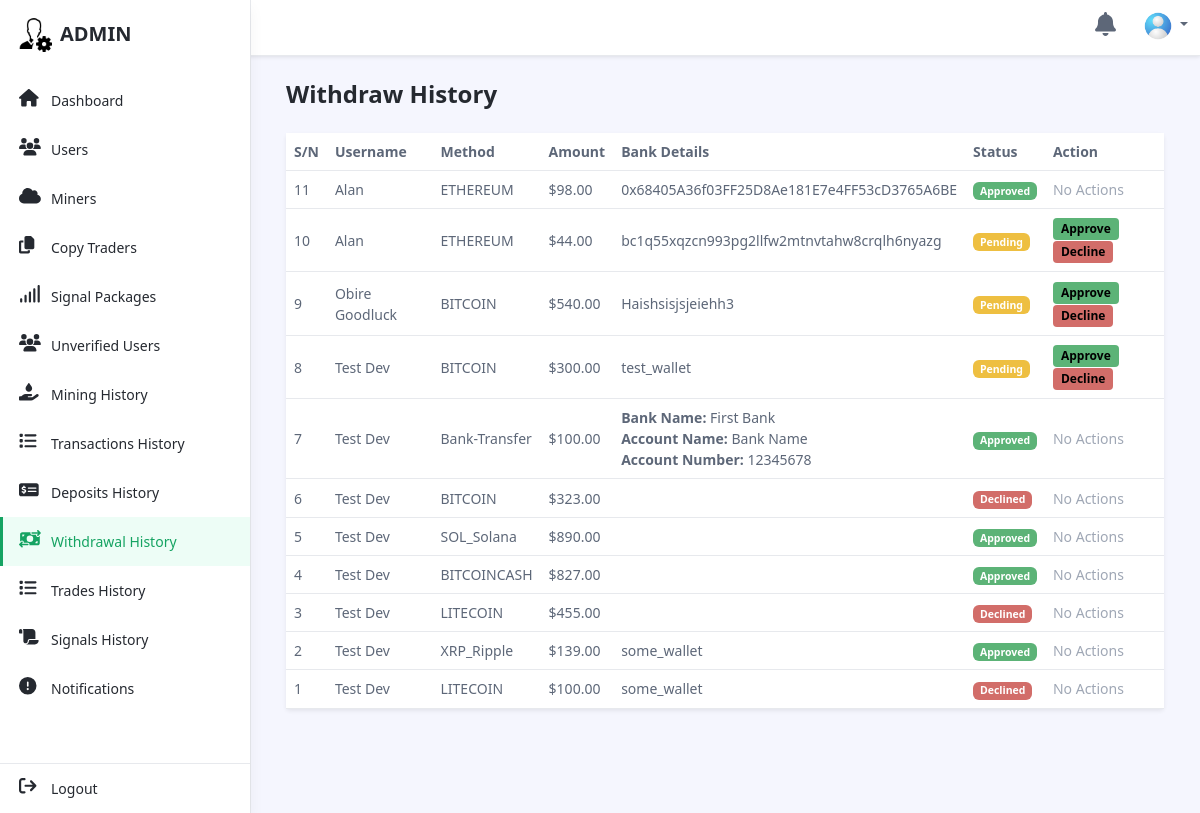
The app's page /admin/withdraw.php (signed in) with its own data.
### tables this page shows
CREATE TABLE `transactions` (
  `id` int(11) NOT NULL,
  `user_id` int(11) NOT NULL,
  `username` varchar(100) NOT NULL,
  `transaction_type` enum('deposit','withdrawal','upgrade') NOT NULL,
  `method` varchar(50) NOT NULL,
  `wallet_address` varchar(255) DEFAULT NULL,
  `amount` decimal(15,2) NOT NULL,
  `status` enum('pending','approved','declined') DEFAULT 'pending',
  `created_at` timestamp NULL DEFAULT current_timestamp(),
  `updated_at` timestamp NULL DEFAULT current_timestamp() ON UPDATE current_timestamp(),
  `notification_id` varchar(50) DEFAULT NULL,
  `bank_name` varchar(255) DEFAULT NULL,
  `account_name` varchar(255) DEFAULT NULL,
  `account_number` varchar(50) DEFAULT NULL
);

CREATE TABLE `users` (
  `id` int(11) NOT NULL,
  `fullname` varchar(255) NOT NULL,
  `username` varchar(100) NOT NULL,
  `home_address` text DEFAULT NULL,
  `city` varchar(100) DEFAULT NULL,
  `postal_code` varchar(20) DEFAULT NULL,
  `country` varchar(100) DEFAULT NULL,
  `currency` varchar(10) DEFAULT '$',
  `phone` varchar(20) DEFAULT NULL,
  `email` varchar(255) NOT NULL,
  `account_type` varchar(50) DEFAULT 'Basic',
  `password` varchar(255) NOT NULL,
  `password_hash` varchar(255) NOT NULL,
  `balance` decimal(15,2) DEFAULT 0.00,
  `account_status` enum('active','suspended','closed') DEFAULT 'active',
  `created_at` timestamp NULL DEFAULT current_timestamp(),
  `updated_at` timestamp NULL DEFAULT current_timestamp() ON UPDATE current_timestamp(),
  `trade_progress` int(11) DEFAULT 0,
  `signal_strength` int(11) DEFAULT 0,
  `total_investment` decimal(15,2) DEFAULT 0.00,
  `profit_balance` decimal(15,2) DEFAULT 0.00,
  `btc` decimal(15,8) DEFAULT 0.00000000,
  `eth` decimal(15,8) DEFAULT 0.00000000,
  `usdt` decimal(15,2) DEFAULT 0.00,
  `bnb` decimal(15,8) DEFAULT 0.00000000,
  `ltc` decimal(15,8) DEFAULT 0.00000000,
  `doge` decimal(15,8) DEFAULT 0.00000000,
  `xrp` decimal(15,8) DEFAULT 0.00000000,
  `shib` decimal(15,8) DEFAULT 0.00000000,
  `sol` decimal(15,8) DEFAULT 0.00000000,
  `verified` int(11) DEFAULT 0,
  `blocked` tinyint(1) NOT NULL DEFAULT 0,
  `lock_copy_traders` tinyint(1) DEFAULT 0,
  `lock_trading` tinyint(1) DEFAULT 0,
  `show_popup` tinyint(1) NOT NULL DEFAULT 0,
  `popup_message` varchar(255) NOT NULL,
  `otp` int(11) DEFAULT NULL
);

### admin/withdraw.php (the view, shortened to what this page needs)
<?php
require 'assets/php/config/connection.php';
$query = "SELECT
            users.fullname AS username,
			transactions.id,
            transactions.method,
            transactions.amount,
            transactions.status,
            transactions.wallet_address,
            transactions.bank_name,
            transactions.account_name,
            transactions.account_number,
			transactions.user_id
        FROM transactions
        JOIN users ON transactions.user_id = users.id
        WHERE transactions.transaction_type = 'withdrawal'
        ORDER BY transactions.created_at DESC";
$stmt = $conn->prepare($query);
$stmt->execute();
$result = $stmt->get_result();
$transactions = $result->fetch_all(MYSQLI_ASSOC);
?>
<!DOCTYPE html>
<html lang="en">
<head>
  <link rel="stylesheet" href="https://cdnjs.cloudflare.com/ajax/libs/toastify-js/1.6.1/toastify.min.css" />
  <link id="theme-style" rel="stylesheet" href="assets/css/portal.css" />
  <link id="theme-style" rel="stylesheet" href="assets/css/toast-style.css" />
</head>
<body class="app">
  <header class="app-header fixed-top">
    <div class="app-header-inner">
      <div class="container-fluid py-2">
        <div class="app-header-content">
          <div class="row justify-content-between align-items-center">
            <div class="app-utilities col-auto">
              <div class="app-utility-item app-notifications-dropdown dropdown">
                <a href="notifications.php" role="button" aria-expanded="false" title="Notifications">
                  <i class="fa-solid fa-bell fa-xl"></i>
                </a>
              </div>
              <div class="app-utility-item app-user-dropdown dropdown">
                <a class="dropdown-toggle" id="user-dropdown-toggle" data-bs-toggle="dropdown" href="#" role="button" aria-expanded="false"><img src="assets/images/user.png" alt="user profile" /></a>
              </div>
            </div>
          </div>
        </div>
      </div>
    </div>
    <div id="app-sidepanel" class="app-sidepanel">
      <div class="sidepanel-inner d-flex flex-column">
        <div class="app-branding">
          <a class="app-logo" href="#"><img class="logo-icon me-2" src="assets/images/admin-logo.png" alt="logo" /><span class="logo-text">ADMIN</span></a>
        </div>
        <?php include 'assets/php/nav.php'; ?>
        <div class="app-sidepanel-footer">
          <nav class="app-nav app-nav-footer">
            <ul class="app-menu footer-menu list-unstyled">
              <li class="nav-item">
                <a class="nav-link" href="assets/php/logout.php">
                  <span class="nav-icon">
                    <i class="fa-solid fa-arrow-right-from-bracket fa-lg"></i>
                  </span>
                  <span class="nav-link-text">Logout</span> </a>
              </li>
            </ul>
          </nav>
        </div>
      </div>
    </div>
  </header>
  <div class="app-wrapper">
    <div class="app-content pt-3 p-md-3 p-lg-4">
      <div class="container-xl">
        <div class="row g-3 mb-4 align-items-center justify-content-between">
          <div class="col-auto">
            <h1 class="app-page-title mb-0">Withdraw History</h1>
          </div>
        </div>
        <div class="tab-content" id="orders-table-tab-content">
          <div class="tab-pane fade show active" id="orders-trades" role="tabpanel" aria-labelledby="orders-trades-tab">
            <div class="app-card app-card-orders-table shadow-sm mb-5">
              <div class="app-card-body">
                <div class="table-responsive">
                  <table class="table app-table-hover mb-0 text-left">
    <thead>
        <tr>
            <th class="cell">S/N</th>
            <th class="cell">Username</th>
            <th class="cell">Method</th>
            <th class="cell">Amount</th>
            <?php if (!empty($transactions) && array_filter($transactions, fn($t) => $t['method'] === 'Bank-Transfer')) : ?>
                <th class="cell">Bank Details</th>
            <?php endif; ?>
            <th class="cell">Status</th>
            <th class="cell">Action</th>
        </tr>
    </thead>
    <tbody>
        <?php if (!empty($transactions)) : ?>
            <?php $i = count($transactions); ?>
            <?php foreach ($transactions as $transaction) : ?>
                <tr>
                    <td class="cell"><?php echo $i--; ?></td>
                    <td class="cell"><?php echo htmlspecialchars($transaction['username']); ?></td>
                    <td class="cell"><?php echo htmlspecialchars($transaction['method']); ?></td>
                    <td class="cell">$<?php echo number_format($transaction['amount'], 2); ?></td>
                    <?php if ($transaction['method'] === 'Bank-Transfer') : ?>
                        <td class="cell">
                            <strong>Bank Name:</strong> <?php echo htmlspecialchars($transaction['bank_name']); ?><br>
                            <strong>Account Name:</strong> <?php echo htmlspecialchars($transaction['account_name']); ?><br>
                            <strong>Account Number:</strong> <?php echo htmlspecialchars($transaction['account_number']); ?>
                        </td>
                    <?php elseif (!empty(array_filter($transactions, fn($t) => $t['method'] === 'Bank-Transfer'))) : ?>
                        <td class="cell"><?php echo htmlspecialchars($transaction['wallet_address']); ?></td>
                    <?php endif; ?>
                    <td class="cell">
                        <span class="badge bg-<?php
                            if ($transaction['status'] == 'approved') {
                                echo 'success';
                            } elseif ($transaction['status'] == 'pending') {
                                echo 'warning';
                            } else {
                                echo 'danger';
                            }
                        ?>">
                            <?php echo ucfirst($transaction['status']); ?>
                        </span>
                    </td>
                    <td class="cell">
                        <?php if ($transaction['status'] == 'pending') : ?>
                            <form method="POST" action="assets/php/process_withdrawal.php" class="d-inline">
                                <button type="submit" name="action" value="approve" class="btn btn-success btn-sm">Approve</button>
                                <button type="submit" name="action" value="decline" class="btn btn-danger btn-sm">Decline</button>
                            </form>
                        <?php else : ?>
                            <span class="text-muted">No Actions</span>
                        <?php endif; ?>
                    </td>
                </tr>
            <?php endforeach; ?>
        <?php else : ?>
            <tr>
                <td class="cell" colspan="7">No transactions found.</td>
            </tr>
        <?php endif; ?>
    </tbody>
</table>
                </div>
              </div>
            </div>
          </div>
        </div>
      </div>
    </div>
    <footer class="app-footer">
      <div class="container text-center py-3"></div>
    </footer>
  </div>
  <?php include 'assets/php/footer.php'; ?>

### records on screen
transactions: user.fullname "Alan", method "ETHEREUM", amount "98.00", wallet_address "0x68405A36f03FF25D8Ae181E7e4FF53cD3765A6BE", status "Approved", shows "No Actions"
transactions: user.fullname "Alan", method "ETHEREUM", amount "44.00", wallet_address "bc1q55xqzcn993pg2llfw2mtnvtahw8crqlh6nyazg", status "Pending"
transactions: user.fullname "Obire Goodluck", method "BITCOIN", amount "540.00", wallet_address "Haishsisjsjeiehh3", status "Pending"
transactions: user.fullname "Test Dev", method "BITCOIN", amount "300.00", wallet_address "test_wallet", status "Pending"
transactions: user.fullname "Test Dev", method "Bank-Transfer", amount "100.00", bank_name "First Bank", account_name "Bank Name", account_number "12345678", status "Approved", shows "No Actions"
transactions: user.fullname "Test Dev", method "BITCOIN", amount "323.00", status "Declined", shows "No Actions"
transactions: user.fullname "Test Dev", method "SOL_Solana", amount "890.00", status "Approved", shows "No Actions"
transactions: user.fullname "Test Dev", method "BITCOINCASH", amount "827.00", status "Approved", shows "No Actions"
transactions: user.fullname "Test Dev", method "LITECOIN", amount "455.00", status "Declined", shows "No Actions"
transactions: user.fullname "Test Dev", method "XRP_Ripple", amount "139.00", wallet_address "some_wallet", status "Approved", shows "No Actions"
transactions: user.fullname "Test Dev", method "LITECOIN", amount "100.00", wallet_address "some_wallet", status "Declined", shows "No Actions"
